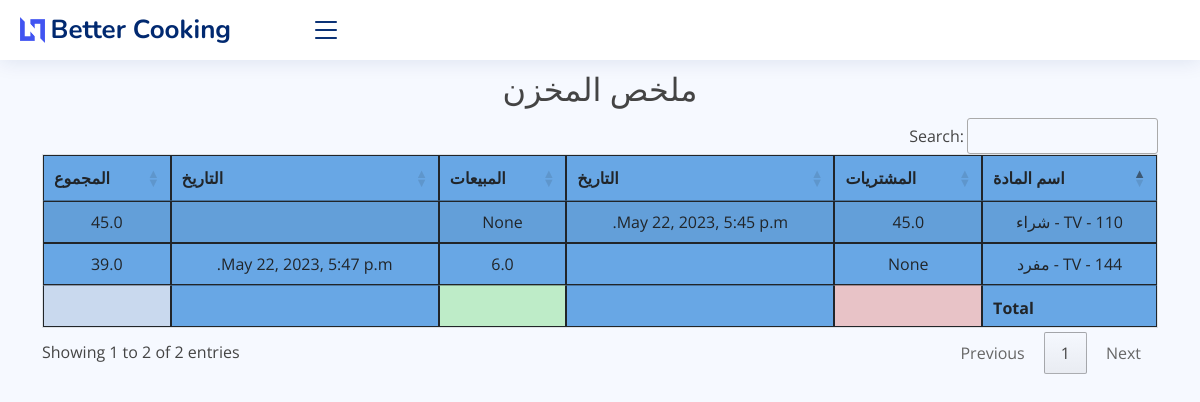
Page /stock_report on the committed database.
### core/models.py (models this page shows, shortened)
class Inventory(models.Model):
    item = models.ForeignKey(Item, on_delete=models.CASCADE)
    purchase = models.ForeignKey(Purchase, on_delete=models.CASCADE, default=0, null=True)
    sale = models.ForeignKey(SaleInvoice, on_delete=models.CASCADE, default=0, null=True)
    pur_qty = models.FloatField(default=0, null=True)
    sale_qty = models.FloatField(default=0, null=True)
    total_bal_qty = models.FloatField(default=0)
    return_qty = models.FloatField(default=0)
    class Meta:
        verbose_name_plural = ' تفاصيل المخزون'

class Item(models.Model):
    PRICELIST = (
        ('مفرد', 'مفرد'),
        ('جملة', 'جملة'),
        ('شراء', 'شراء'),
        ('قسط', 'قسط'),
    )
    name = models.CharField(max_length=255)
    price = models.PositiveIntegerField(default=1)
    price_list = models.CharField(max_length=8, choices=PRICELIST, default='مفرد')
    class Meta:
        verbose_name_plural = 'المواد'
    def __str__(self):
        return f"{self.name} - {self.price} - {self.price_list}"

class Purchase(models.Model):
    invoice_number = models.CharField(max_length=8, unique=True, editable=False)
    vendor = models.ForeignKey(Vendor, on_delete=models.CASCADE)
    date = models.DateTimeField()
    class Meta:
        verbose_name_plural = ' فاتورة الشراء'

class SaleInvoice(models.Model):
    STATUS = (
        ('مدفوع', 'مدفوع'),
        ('غير مدفوع', 'غير مدفوع'),
        ('المردود', 'المردود'),
    )
    invoice_number = models.CharField(max_length=8, unique=True, editable=False)
    customer_name = models.ForeignKey(Customer, on_delete=models.CASCADE)
    date = models.DateTimeField(auto_now_add=True)
    status = models.CharField(max_length=10, choices=STATUS, default='مدفوع')
    note = models.CharField(max_length=100, blank=True)
    updated_at = models.DateTimeField(auto_now=True)
    class Meta:
        verbose_name_plural = 'فاتورة البيع'

### core/views.py (the view, shortened to what this page needs)
# urls.py: path('stock_report', views.stock_report, name="stock_report"),
def stock_report(request):
    stock_report = Inventory.objects.select_related()
    context = {'stock_report': stock_report}
    return render(request, 'core/reports/stock_report.html', context)

### core/templates/core/reports/stock_report.html (shortened to what this page needs)
{% extends 'core/base.html' %}
{% block content %}
    <br>
    <br> <br>
 <h2 class="text-center"> ملخص المخزن </h2>
    <table id="example4" class="table table-striped" style="background-color: #68a7e5">
        <thead>
        <tr>
            <th>اسم المادة</th>
            <th>المشتريات</th>
            <th>التاريخ</th>
            <th>المبيعات</th>
            <th>التاريخ</th>
            <th>المجموع</th>
        </tr>
        </thead>
        <tbody>
        {% for i in  stock_report %}
            <tr>
                <td>{{ i.item }}</td>
                <td>{{ i.pur_qty }}</td>
                <td>{{ i.purchase.date }}</td>
                <td>{{ i.sale_qty }}</td>
                <td>{{ i.sale.date }}</td>
                <td>{{ i.total_bal_qty }}</td>
            </tr>
        {% endfor %}
        </tbody>
        <tfoot>
        <th></th>
        <th style="background-color: #e8c3c7"></th>
         <th></th>
        <th style="background-color: #beecc8"></th>
         <th></th>
        <th style="background-color: #c9d9ee"></th>
        </tfoot>
    </table>
{% endblock %}

### static/core/assets/css/style.css (style rules this page uses)
:root { scroll-behavior: smooth; }
body { font-family: "Open Sans", sans-serif; background: #f6f9ff; color: #444444; }
h1, h2, h3, h4, h5, h6 { font-family: "Nunito", sans-serif; }

### rows in the picture
Inventory: item "TV - 110 - شراء", pur_qty "45.0", purchase "May 22, 2023, 5:45 p.m.", sale_qty "None", total_bal_qty "45.0"
Inventory: item "TV - 144 - مفرد", pur_qty "None", sale_qty "6.0", sale "May 22, 2023, 5:47 p.m.", total_bal_qty "39.0"
